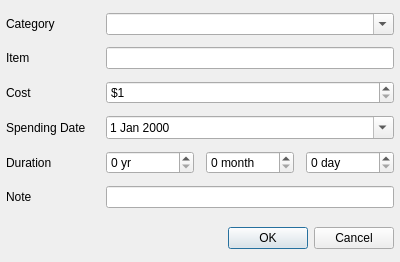
<?xml version="1.0" encoding="UTF-8"?>
<ui version="4.0">
 <class>clDialog_EditItem</class>
 <widget class="QDialog" name="clDialog_EditItem">
  <property name="geometry">
   <rect>
    <x>0</x>
    <y>0</y>
    <width>400</width>
    <height>262</height>
   </rect>
  </property>
  <property name="windowTitle">
   <string>Dialog</string>
  </property>
  <layout class="QVBoxLayout" name="verticalLayout">
   <property name="spacing">
    <number>12</number>
   </property>
   <property name="leftMargin">
    <number>6</number>
   </property>
   <property name="topMargin">
    <number>6</number>
   </property>
   <property name="rightMargin">
    <number>6</number>
   </property>
   <property name="bottomMargin">
    <number>6</number>
   </property>
   <item>
    <layout class="QGridLayout" name="gridLayout">
     <item row="4" column="0">
      <widget class="QLabel" name="label_4">
       <property name="toolTip">
        <string>&lt;html&gt;&lt;head/&gt;&lt;body&gt;&lt;p&gt;Expected duration of usage.&lt;/p&gt;&lt;/body&gt;&lt;/html&gt;</string>
       </property>
       <property name="text">
        <string>Duration</string>
       </property>
      </widget>
     </item>
     <item row="4" column="3">
      <widget class="QSpinBox" name="spinBox_day">
       <property name="suffix">
        <string> day</string>
       </property>
      </widget>
     </item>
     <item row="3" column="0">
      <widget class="QLabel" name="spendingDateLabel">
       <property name="text">
        <string>Spending Date</string>
       </property>
      </widget>
     </item>
     <item row="2" column="0">
      <widget class="QLabel" name="label_3">
       <property name="text">
        <string>Cost</string>
       </property>
      </widget>
     </item>
     <item row="1" column="1" colspan="3">
      <widget class="QLineEdit" name="lineEdit_item"/>
     </item>
     <item row="2" column="1" colspan="3">
      <widget class="QSpinBox" name="spinBox_cost">
       <property name="showGroupSeparator" stdset="0">
        <bool>true</bool>
       </property>
       <property name="prefix">
        <string>$</string>
       </property>
       <property name="minimum">
        <number>1</number>
       </property>
       <property name="maximum">
        <number>999999</number>
       </property>
       <property name="singleStep">
        <number>100</number>
       </property>
      </widget>
     </item>
     <item row="1" column="0">
      <widget class="QLabel" name="label_2">
       <property name="text">
        <string>Item</string>
       </property>
      </widget>
     </item>
     <item row="4" column="1">
      <widget class="QSpinBox" name="spinBox_year">
       <property name="suffix">
        <string> yr</string>
       </property>
      </widget>
     </item>
     <item row="4" column="2">
      <widget class="QSpinBox" name="spinBox_month">
       <property name="suffix">
        <string> month</string>
       </property>
      </widget>
     </item>
     <item row="3" column="1" colspan="3">
      <widget class="QDateEdit" name="dateEdit_spending_date">
       <property name="calendarPopup">
        <bool>true</bool>
       </property>
      </widget>
     </item>
     <item row="0" column="0">
      <widget class="QLabel" name="label">
       <property name="text">
        <string>Category</string>
       </property>
      </widget>
     </item>
     <item row="0" column="1" colspan="3">
      <widget class="QComboBox" name="comboBox_category">
       <property name="editable">
        <bool>true</bool>
       </property>
      </widget>
     </item>
     <item row="5" column="0">
      <widget class="QLabel" name="label_5">
       <property name="toolTip">
        <string>&lt;html&gt;&lt;head/&gt;&lt;body&gt;&lt;p&gt;Expected duration of usage.&lt;/p&gt;&lt;/body&gt;&lt;/html&gt;</string>
       </property>
       <property name="text">
        <string>Note</string>
       </property>
      </widget>
     </item>
     <item row="5" column="1" colspan="3">
      <widget class="QLineEdit" name="lineEdit_note"/>
     </item>
    </layout>
   </item>
   <item>
    <widget class="QDialogButtonBox" name="buttonBox">
     <property name="orientation">
      <enum>Qt::Horizontal</enum>
     </property>
     <property name="standardButtons">
      <set>QDialogButtonBox::Cancel|QDialogButtonBox::Ok</set>
     </property>
    </widget>
   </item>
  </layout>
 </widget>
 <resources/>
 <connections>
  <connection>
   <sender>buttonBox</sender>
   <signal>accepted()</signal>
   <receiver>clDialog_EditItem</receiver>
   <slot>accept()</slot>
   <hints>
    <hint type="sourcelabel">
     <x>248</x>
     <y>254</y>
    </hint>
    <hint type="destinationlabel">
     <x>157</x>
     <y>274</y>
    </hint>
   </hints>
  </connection>
  <connection>
   <sender>buttonBox</sender>
   <signal>rejected()</signal>
   <receiver>clDialog_EditItem</receiver>
   <slot>reject()</slot>
   <hints>
    <hint type="sourcelabel">
     <x>316</x>
     <y>260</y>
    </hint>
    <hint type="destinationlabel">
     <x>286</x>
     <y>274</y>
    </hint>
   </hints>
  </connection>
 </connections>
</ui>
